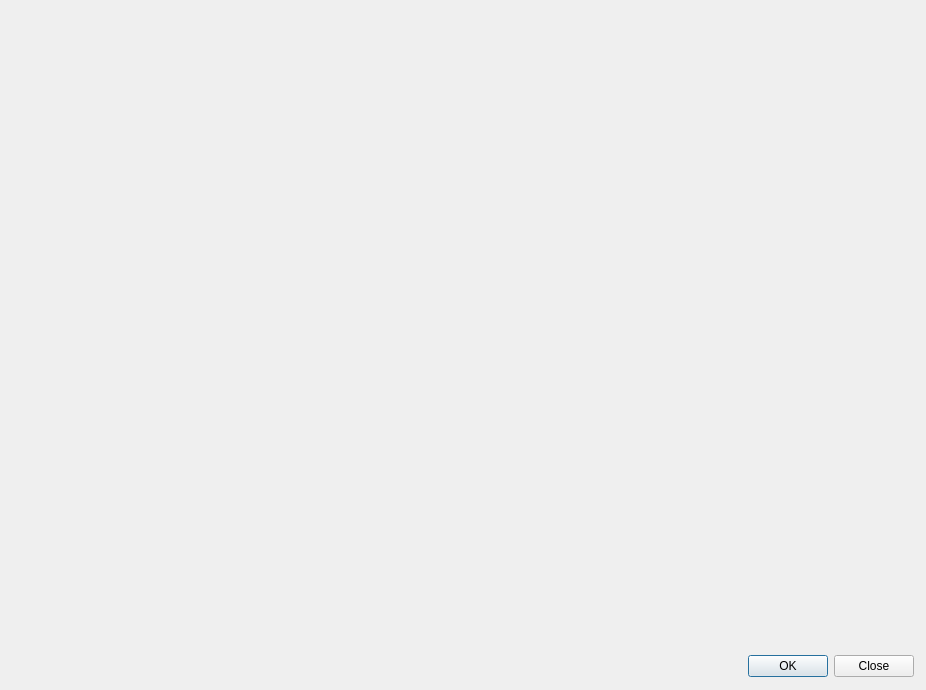
<?xml version="1.0" encoding="UTF-8"?>
<ui version="4.0">
 <class>Dialog</class>
 <widget class="QDialog" name="Dialog">
  <property name="geometry">
   <rect>
    <x>0</x>
    <y>0</y>
    <width>926</width>
    <height>690</height>
   </rect>
  </property>
  <property name="cursor">
   <cursorShape>CrossCursor</cursorShape>
  </property>
  <property name="mouseTracking">
   <bool>true</bool>
  </property>
  <property name="tabletTracking">
   <bool>true</bool>
  </property>
  <property name="windowTitle">
   <string>Dialog</string>
  </property>
  <widget class="QDialogButtonBox" name="buttonBox">
   <property name="geometry">
    <rect>
     <x>740</x>
     <y>650</y>
     <width>181</width>
     <height>32</height>
    </rect>
   </property>
   <property name="mouseTracking">
    <bool>false</bool>
   </property>
   <property name="autoFillBackground">
    <bool>false</bool>
   </property>
   <property name="styleSheet">
    <string notr="true"/>
   </property>
   <property name="orientation">
    <enum>Qt::Horizontal</enum>
   </property>
   <property name="standardButtons">
    <set>QDialogButtonBox::Close|QDialogButtonBox::Ok</set>
   </property>
   <property name="centerButtons">
    <bool>true</bool>
   </property>
  </widget>
 </widget>
 <resources/>
 <connections>
  <connection>
   <sender>buttonBox</sender>
   <signal>accepted()</signal>
   <receiver>Dialog</receiver>
   <slot>accept()</slot>
   <hints>
    <hint type="sourcelabel">
     <x>248</x>
     <y>254</y>
    </hint>
    <hint type="destinationlabel">
     <x>157</x>
     <y>274</y>
    </hint>
   </hints>
  </connection>
  <connection>
   <sender>buttonBox</sender>
   <signal>rejected()</signal>
   <receiver>Dialog</receiver>
   <slot>reject()</slot>
   <hints>
    <hint type="sourcelabel">
     <x>316</x>
     <y>260</y>
    </hint>
    <hint type="destinationlabel">
     <x>286</x>
     <y>274</y>
    </hint>
   </hints>
  </connection>
 </connections>
</ui>
